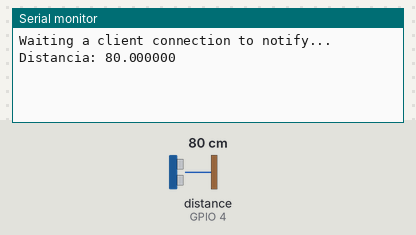
A sketch run on a simulated ESP32. Shown: the last lines printed to the serial monitor. The test bench sets the inputs (shaded band); at power-on: distance to the obstacle (sensor on GPIO 4) 80 cm. The echo pulse lasts 58.3 µs per cm; nothing arrives over Bluetooth unless stated; a phone connects over Bluetooth LE 3 s after start.

Above: at 2.8 s.
2.9 s: distance to the obstacle (sensor on GPIO 4) set to 2 cm
At 4.2 s:
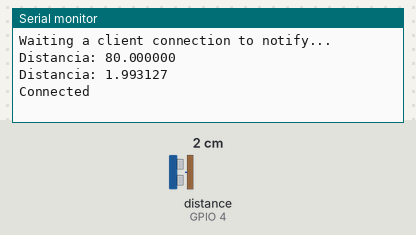
4.5 s: distance to the obstacle (sensor on GPIO 4) set to 4 cm
At 5.6 s:
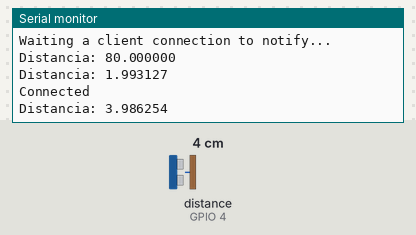

The sketch:

periferico-distancia.ino
```cpp
#include <BLEDevice.h>
#include <BLEServer.h>
#include <BLEUtils.h>
#include <BLE2902.h>
#include <Ultrasonic.h>

BLEServer* pServer = NULL;
BLECharacteristic* pCharacteristic = NULL;

bool deviceConnected = false;
bool oldDeviceConnected = false;

// See the following for generating UUIDs:
// https://www.uuidgenerator.net/

#define SERVICE_UUID        "4fafc201-1fb5-459e-8fcc-c5c9c331914b"
#define CHARACTERISTIC_UUID "beb5483e-36e1-4688-b7f5-ea07361b26a8"
#define pTrigger 2
#define pEcho 4

Ultrasonic ultrasonic(pTrigger, pEcho);


class MyServerCallbacks: public BLEServerCallbacks {
    void onConnect(BLEServer* pServer) {
      deviceConnected = true;
      Serial.println("Connected");
    };

    void onDisconnect(BLEServer* pServer) {
      deviceConnected = false;
      Serial.println("Disconnected");
    }
};


void setup() {
  Serial.begin(9600);

  // Create the BLE Device
  BLEDevice::init("ESP32");

  // Create the BLE Server
  pServer = BLEDevice::createServer();
  pServer->setCallbacks(new MyServerCallbacks());

  // Create the BLE Service
  BLEService *pService = pServer->createService(SERVICE_UUID);

  // Create a BLE Characteristic
  pCharacteristic = pService->createCharacteristic(
                      CHARACTERISTIC_UUID,
                      BLECharacteristic::PROPERTY_READ   |
                      BLECharacteristic::PROPERTY_NOTIFY
                    );

  // https://www.bluetooth.com/specifications/gatt/viewer?attributeXmlFile=org.bluetooth.descriptor.gatt.client_characteristic_configuration.xml
  // Create a BLE Descriptor
  pCharacteristic->addDescriptor(new BLE2902());

  // Start the service
  pService->start();

  // Start advertising
  BLEAdvertising *pAdvertising = BLEDevice::getAdvertising();
  pAdvertising->addServiceUUID(SERVICE_UUID);
  pAdvertising->setScanResponse(false);
  pAdvertising->setMinPreferred(0x0);  // set value to 0x00 to not advertise this parameter
  BLEDevice::startAdvertising();
  Serial.println("Waiting a client connection to notify...");
}

String sensorType = "{\"sensorType\":\"distancia\",\"value\":\"";
std::string data;
float distCM = 0;
float lastDistCM = 0;

long microsec = 0;
unsigned long measuredAt;

void loop() {
  microsec = ultrasonic.timing();
  distCM = ultrasonic.convert(microsec, Ultrasonic::CM);

  if ( distCM != lastDistCM ){
    measuredAt = millis();
    // Serial.printf("[%s]Distancia em cm: %d", measuredAt, distCM);
    data = (sensorType+distCM+"\",\"measuredAt\":\""+measuredAt+"\"}").c_str();
    Serial.printf("Distancia: %f \n", distCM);
    pCharacteristic->setValue(data);
    pCharacteristic->notify();
    lastDistCM = distCM;
    delay(2000);
    /* code */
  }

}
```

Measured:
- after the input at 2.9 s, the serial monitor: prints a new line at once (image 1)
- after the input at 4.5 s, the serial monitor: prints a new line after 0.40 s (image 2)
